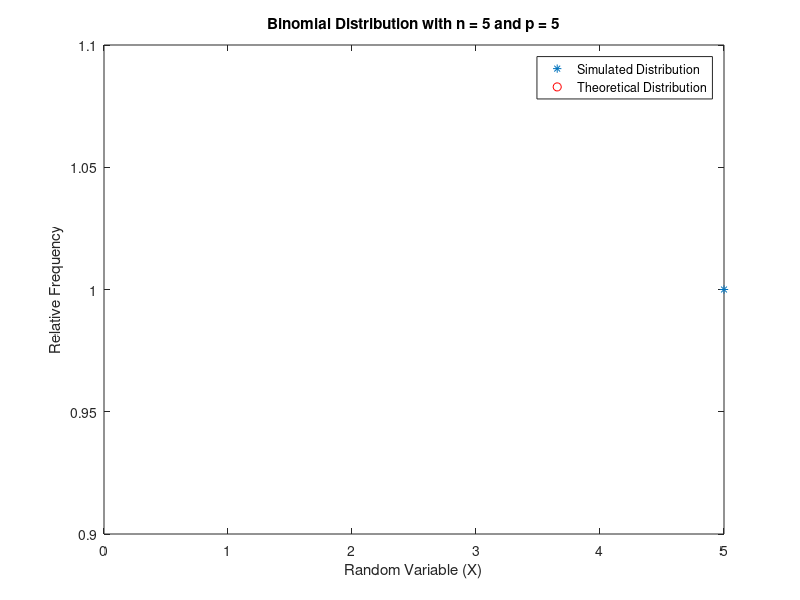

Source code (MATLAB): (Note: this script raises an error after producing the figure.)
# bernouli
N = input("Give nr of simulations: ");
p = input("Give probability of success (p): ");

U = rand(1, N);
X = U < p;

% Verification and plotting
U_X = unique(X);
n_X = hist(X, length(U_X));
rel_freq = n_X / N;
K = [0, 1];
P_K = [1 - p, p];
plot(U_X, rel_freq, '*', K, P_K, 'ro');
title(['Bernoulli Distribution with p = ', num2str(p)]);
xlabel('Random Variable (X)');
ylabel('Relative Frequency');
legend('Simulated Distribution', 'Theoretical Distribution');

#binomial
N = input("Give nr of simulations: ");
n = input("Give nr of trials: ");
p = input("Give probability of success (p): ");

U = rand(n, N);
X = sum(U < p);

% Verification and plotting
U_X = unique(X);
n_X = hist(X, length(U_X));
rel_freq = n_X / N;
K = 0:n;
P_K = binopdf(K, n, p);
plot(U_X, rel_freq, '*', K, P_K, 'ro');
title(['Binomial Distribution with n = ', num2str(n), ' and p = ', num2str(p)]);
xlabel('Random Variable (X)');
ylabel('Relative Frequency');
legend('Simulated Distribution', 'Theoretical Distribution');

#Geometric
N = input("Give nr of simulations: ");
p = input("Give probability of success (p): ");

U = rand(1, N);
X = ceil(log(1 - U) / log(1 - p));

% Verification and plotting
U_X = unique(X);
n_X = hist(X, length(U_X));
rel_freq = n_X / N;
K = 0:max(U_X);
P_K = p * (1 - p).^(K-1);
plot(U_X, rel_freq, '*', K, P_K, 'ro');
title(['Geometric Distribution with p = ', num2str(p)]);
xlabel('Random Variable (X)');
ylabel('Relative Frequency');
legend('Simulated Distribution', 'Theoretical Distribution');

#pascal
N = input("Give nr of simulations: ");
n = input("Give nr of failures required (n): ");
p = input("Give probability of success (p): ");

U = rand(n, N);
X = sum(ceil(log(1 - U) / log(1 - p)), 1);

% Verification and plotting
U_X = unique(X);
n_X = hist(X, length(U_X));
rel_freq = n_X / N;
K = 0:max(U_X);
P_K = nbinpdf(K, n, p);
plot(U_X, rel_freq, '*', K, P_K, 'ro');
title(['Pascal Distribution with n = ', num2str(n), ' and p = ', num2str(p)]);
xlabel('Random Variable (X)');
ylabel('Relative Frequency');
legend('Simulated Distribution', 'Theoretical Distribution');
